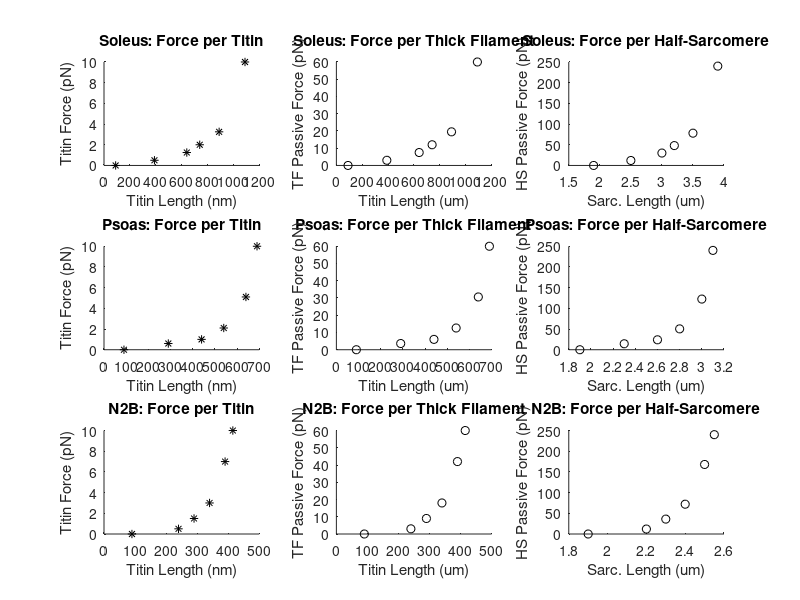

Write the MATLAB code that produced this figure. (Note: this script raises an error after producing the figure.)
%% Examples of Fitting Titin Data

close
clear all
clc

soleus.SL=[1.9, 2.5, 3, 3.2, 3.5, 3.9]; %% in um
soleus.HS_Force=[0, 12, 30, 48, 78, 240]; %% in pN
soleus.Titin_Length=[90, 390, 640, 740, 890, 1090]; %% in nm
soleus.Titin_Force=[0, 0.5, 1.25, 2, 3.25, 10]; %% in pN
soleus.TF_Force=[0, 3, 7.5, 12, 19.5, 60]; %% in pN

psoas.SL=[1.9, 2.3, 2.6, 2.8, 3.0, 3.1]; %% in um
psoas.HS_Force=[0, 14.4, 24, 50.4, 122.4, 240]; %% in pN
psoas.Titin_Length=[90, 290, 440, 540, 640, 690]; %% in nm
psoas.Titin_Force=[0, 0.6, 1.0, 2.1, 5.1, 10]; %% in pN
psoas.TF_Force=[0, 3.6, 6, 12.6, 30.6, 60]; %% in pN

N2B.SL=[1.9, 2.2, 2.3, 2.4, 2.5, 2.55]; %% in um
N2B.HS_Force=[0, 12, 36, 72, 168, 240]; %% in pN
N2B.Titin_Length=[90, 240, 290, 340, 390, 415]; %% in nm
N2B.Titin_Force=[0, 0.5, 1.5, 3, 7, 10]; %% in pN
N2B.TF_Force=[0, 3, 9, 18, 42, 60]; %% in pN

Rest_Length_SL = 1.9;
Rest_Lenth_Titin = 90;

%% Plot our curves
clf(figure(1))
%%Soleus
subplot(3,3,3)
plot(soleus.SL, soleus.HS_Force, 'ko')
ylabel('HS Passive Force (pN)'), hold on
xlabel('Sarc. Length (um)')
set(gca, 'box', 'off')
title('Soleus: Force per Half-Sarcomere')

subplot(3,3,2)
plot(soleus.Titin_Length, soleus.TF_Force, 'ko')
ylabel('TF Passive Force (pN)'), hold on
xlabel('Titin Length (um)')
set(gca, 'box', 'off')
title('Soleus: Force per Thick Filament')

subplot(3,3,1)
plot(soleus.Titin_Length, soleus.Titin_Force, 'k*'), hold on
ylabel('Titin Force (pN)')
xlabel('Titin Length (nm)')
set(gca, 'box', 'off')
title('Soleus: Force per Titin')

%%Psoas
subplot(3,3,6)
plot(psoas.SL, psoas.HS_Force, 'ko')
ylabel('HS Passive Force (pN)'), hold on
xlabel('Sarc. Length (um)')
set(gca, 'box', 'off')
title('Psoas: Force per Half-Sarcomere')

subplot(3,3,5)
plot(psoas.Titin_Length, psoas.TF_Force, 'ko')
ylabel('TF Passive Force (pN)'), hold on
xlabel('Titin Length (um)')
set(gca, 'box', 'off')
title('Psoas: Force per Thick Filament')

subplot(3,3,4)
plot(psoas.Titin_Length, psoas.Titin_Force, 'k*'), hold on
ylabel('Titin Force (pN)')
xlabel('Titin Length (nm)')
set(gca, 'box', 'off')
title('Psoas: Force per Titin')

%%N2B
subplot(3,3,9)
plot(N2B.SL, N2B.HS_Force, 'ko')
ylabel('HS Passive Force (pN)'), hold on
xlabel('Sarc. Length (um)')
set(gca, 'box', 'off')
title('N2B: Force per Half-Sarcomere')

subplot(3,3,8)
plot(N2B.Titin_Length, N2B.TF_Force, 'ko')
ylabel('TF Passive Force (pN)'), hold on
xlabel('Titin Length (um)')
set(gca, 'box', 'off')
title('N2B: Force per Thick Filament')

subplot(3,3,7)
plot(N2B.Titin_Length, N2B.Titin_Force, 'k*'), hold on
ylabel('Titin Force (pN)')
xlabel('Titin Length (nm)')
set(gca, 'box', 'off')
title('N2B: Force per Titin')

%% Soleus
SL = soleus.SL;
HS_Force = soleus.HS_Force;
Titin_Length = soleus.Titin_Length;
Titin_Force = soleus.Titin_Force;
TF_Force = soleus.TF_Force;

%% Now fit paramters with equation
%% Force = Sigma*exp((x-Loffset)/HalfLength)
x_Guess=[0.0673; ... % Sigma
    90; ... % Loffset
    200.2493]; % HalfLength

%% Now use this to fit the Titin as a 3 free parameter fit
%% using lsqcurvefit.  First define the inline function
Fun3=inline('x(1,1)*exp((xdata-x(2,1))/x(3,1))', 'x', 'xdata');
%% Next Call the curfit on the usage data for 
%x_Fit3 = lsqcurvefit(@myfun3, x_Guess, xdata, ydata)
x_Fit3 = lsqcurvefit(Fun3, x_Guess, Titin_Length, Titin_Force)


%% Now use this to fit the Titin as a 2 free parameter fit
%% using lsqcurvefit.  This would be using the 2 parameter fit, saying that
%% we are going to fix tithe L_offset=90.  This could be passed in, using
%% additional function inputs--or it can be fixed at = 90 as I've writtin it
%% here.  Note there are now only 2 parameters to optimize for X.
Fun2=inline('x(1,1)*exp((xdata-90)/x(2,1))', 'x', 'xdata');
%% Next Call the curfit on the usage data for 
x_Fit2 = lsqcurvefit(Fun2, [x_Guess(1,1); x_Guess(3,1)], Titin_Length, Titin_Force)

%% Now calculate our Titin values
x_Titin=[0:10:1200]; %% Just to get a better resolution
Titin_F_Guess=x_Guess(1,1)*exp((x_Titin-x_Guess(2,1))/x_Guess(3,1));
Titin_F3_Param=x_Fit3(1,1)*exp((x_Titin-x_Fit3(2,1))/x_Fit3(3,1));
Titin_F2_Param=x_Fit2(1,1)*exp((x_Titin-90)/x_Fit2(2,1));

subplot(3,3,1)
plot(x_Titin, Titin_F_Guess, 'b-')
plot(x_Titin, Titin_F3_Param, 'g-')
plot(x_Titin, Titin_F2_Param, 'k-')
%legend('Data', 'Guess', ['3-param fit=' num2str(x_Fit3(1,1) 'exp[(x-' num2str(x_Fit3(2,1) ')/' num2str(x_Fit3(3,1) ']'], '2-param fit', 'location', 'Northwest')
legend('Data', 'Guess', '3-param fit', '2-param fit', 'location', 'Northwest')


%% Now fit paramters with equation
%% Force = Sigma*exp((x-Loffset)/HalfLength)
x_Guess_TF=[0.4037; ... % Sigma
    90; ... % Loffset
    200.2493]; % HalfLength
% 
% %% Now use this to fit the Titin as a 3 free parameter fit
% %% using lsqcurvefit.  First define the inline function
x_Fit3_TF = lsqcurvefit(Fun3, x_Guess_TF, Titin_Length, TF_Force)
%% here.  Note there are now only 2 parameters to optimize for X.
Fun2=inline('x(1,1)*exp((xdata-90)/x(2,1))', 'x', 'xdata');
%% Next Call the curfit on the usage data for 
x_Fit2_TF = lsqcurvefit(Fun2, [x_Guess_TF(1,1); x_Guess_TF(3,1)], Titin_Length, TF_Force)

%% Now calculate our Titin values
x_Titin=[0:10:1200]; %% Just to get a better resolution
TF_F_Guess=x_Guess_TF(1,1)*exp((x_Titin-x_Guess_TF(2,1))/x_Guess_TF(3,1));
TF_Fit3=x_Fit3_TF(1,1)*exp((x_Titin-x_Fit3_TF(2,1))/x_Fit3_TF(3,1));
TF_Fit2=x_Fit2_TF(1,1)*exp((x_Titin-90)/x_Fit2_TF(2,1));

subplot(3,3,2)
plot(x_Titin, TF_F_Guess, 'b-')
plot(x_Titin, TF_Fit3, 'g-')
plot(x_Titin, TF_Fit2, 'k-')


%% Now fit paramters with equation
%% Force = Sigma*exp((x-Loffset)/HalfLength)
x_Guess_HS=[1.6149; ... % Sigma
    1.9; ... % Loffset
    0.4005]; % HalfLength
% 
% %% Now use this to fit the Titin as a 3 free parameter fit
% %% using lsqcurvefit.  First define the inline function
x_Fit3_HS = lsqcurvefit(Fun3, x_Guess_HS, SL, HS_Force)
%% here.  Note there are now only 2 parameters to optimize for X.
Fun2=inline('x(1,1)*exp((xdata-1.9)/x(2,1))', 'x', 'xdata');
%% Next Call the curfit on the usage data for 
x_Fit2_HS = lsqcurvefit(Fun2, [x_Guess_HS(1,1); x_Guess_HS(3,1)], SL, HS_Force)

%% Now calculate our Titin values
x_SL=[1.5:0.1:4]; %% Just to get a better resolution
HS_F_Guess=x_Guess_HS(1,1)*exp((x_SL-x_Guess_HS(2,1))/x_Guess_HS(3,1));
HS_Fit3=x_Fit3_HS(1,1)*exp((x_SL-x_Fit3_HS(2,1))/x_Fit3_HS(3,1));
HS_Fit2=x_Fit2_HS(1,1)*exp((x_SL-1.9)/x_Fit2_HS(2,1));

subplot(3,3,3)
plot(x_SL, HS_F_Guess, 'b-')
plot(x_SL, HS_Fit3, 'g-')
plot(x_SL, HS_Fit2, 'k-')

%% Psoas
SL = psoas.SL;
HS_Force = psoas.HS_Force;
Titin_Length = psoas.Titin_Length;
Titin_Force = psoas.Titin_Force;
TF_Force = psoas.TF_Force;

%% Now fit paramters with equation
%% Force = Sigma*exp((x-Loffset)/HalfLength)
x_Guess=[0.0129; ... % Sigma
    90; ... % Loffset
    90.5240]; % HalfLength

%% Now use this to fit the Titin as a 3 free parameter fit
%% using lsqcurvefit.  First define the inline function
Fun3=inline('x(1,1)*exp((xdata-x(2,1))/x(3,1))', 'x', 'xdata');
%% Next Call the curfit on the usage data for 
%x_Fit3 = lsqcurvefit(@myfun3, x_Guess, xdata, ydata)
x_Fit3 = lsqcurvefit(Fun3, x_Guess, Titin_Length, Titin_Force)


%% Now use this to fit the Titin as a 2 free parameter fit
%% using lsqcurvefit.  This would be using the 2 parameter fit, saying that
%% we are going to fix tithe L_offset=90.  This could be passed in, using
%% additional function inputs--or it can be fixed at = 90 as I've writtin it
%% here.  Note there are now only 2 parameters to optimize for X.
Fun2=inline('x(1,1)*exp((xdata-90)/x(2,1))', 'x', 'xdata');
%% Next Call the curfit on the usage data for 
x_Fit2 = lsqcurvefit(Fun2, [x_Guess(1,1); x_Guess(3,1)], Titin_Length, Titin_Force)

%% Now calculate our Titin values
x_Titin=[0:10:800]; %% Just to get a better resolution
Titin_F_Guess=x_Guess(1,1)*exp((x_Titin-x_Guess(2,1))/x_Guess(3,1));
Titin_F3_Param=x_Fit3(1,1)*exp((x_Titin-x_Fit3(2,1))/x_Fit3(3,1));
Titin_F2_Param=x_Fit2(1,1)*exp((x_Titin-90)/x_Fit2(2,1));

subplot(3,3,4)
plot(x_Titin, Titin_F_Guess, 'b-')
plot(x_Titin, Titin_F3_Param, 'g-')
plot(x_Titin, Titin_F2_Param, 'k-')
%legend('Data', 'Guess', ['3-param fit=' num2str(x_Fit3(1,1) 'exp[(x-' num2str(x_Fit3(2,1) ')/' num2str(x_Fit3(3,1) ']'], '2-param fit', 'location', 'Northwest')
legend('Data', 'Guess', '3-param fit', '2-param fit', 'location', 'Northwest')

%% Now fit paramters with equation
%% Force = Sigma*exp((x-Loffset)/HalfLength)
x_Guess_TF=[0.0776; ... % Sigma
    90; ... % Loffset
    90.5243]; % HalfLength
% 
% %% Now use this to fit the Titin as a 3 free parameter fit
% %% using lsqcurvefit.  First define the inline function
x_Fit3_TF = lsqcurvefit(Fun3, x_Guess_TF, Titin_Length, TF_Force)
%% here.  Note there are now only 2 parameters to optimize for X.
Fun2=inline('x(1,1)*exp((xdata-90)/x(2,1))', 'x', 'xdata');
%% Next Call the curfit on the usage data for 
x_Fit2_TF = lsqcurvefit(Fun2, [x_Guess_TF(1,1); x_Guess_TF(3,1)], Titin_Length, TF_Force)

%% Now calculate our Titin values
x_Titin=[0:10:800]; %% Just to get a better resolution
TF_F_Guess=x_Guess_TF(1,1)*exp((x_Titin-x_Guess_TF(2,1))/x_Guess_TF(3,1));
TF_Fit3=x_Fit3_TF(1,1)*exp((x_Titin-x_Fit3_TF(2,1))/x_Fit3_TF(3,1));
TF_Fit2=x_Fit2_TF(1,1)*exp((x_Titin-90)/x_Fit2_TF(2,1));

subplot(3,3,5)
plot(x_Titin, TF_F_Guess, 'b-')
plot(x_Titin, TF_Fit3, 'g-')
plot(x_Titin, TF_Fit2, 'k-')


%% Now fit paramters with equation
%% Force = Sigma*exp((x-Loffset)/HalfLength)
x_Guess_HS=[0.3102; ... % Sigma
    1.9; ... % Loffset
    0.1810]; % HalfLength
% 
% %% Now use this to fit the Titin as a 3 free parameter fit
% %% using lsqcurvefit.  First define the inline function
x_Fit3_HS = lsqcurvefit(Fun3, x_Guess_HS, SL, HS_Force)
%% here.  Note there are now only 2 parameters to optimize for X.
Fun2=inline('x(1,1)*exp((xdata-1.9)/x(2,1))', 'x', 'xdata');
%% Next Call the curfit on the usage data for 
x_Fit2_HS = lsqcurvefit(Fun2, [x_Guess_HS(1,1); x_Guess_HS(3,1)], SL, HS_Force)

%% Now calculate our Titin values
x_SL=[1.5:0.1:3.3]; %% Just to get a better resolution
HS_F_Guess=x_Guess_HS(1,1)*exp((x_SL-x_Guess_HS(2,1))/x_Guess_HS(3,1));
HS_Fit3=x_Fit3_HS(1,1)*exp((x_SL-x_Fit3_HS(2,1))/x_Fit3_HS(3,1));
HS_Fit2=x_Fit2_HS(1,1)*exp((x_SL-1.9)/x_Fit2_HS(2,1));

subplot(3,3,6)
plot(x_SL, HS_F_Guess, 'b-')
plot(x_SL, HS_Fit3, 'g-')
plot(x_SL, HS_Fit2, 'k-')



%% N2B
SL = N2B.SL;
HS_Force = N2B.HS_Force;
Titin_Length = N2B.Titin_Length;
Titin_Force = N2B.Titin_Force;
TF_Force = N2B.TF_Force;

%% Now fit paramters with equation
%% Force = Sigma*exp((x-Loffset)/HalfLength)
x_Guess=[0.0619; ... % Sigma
    90; ... % Loffset
    63.8005]; % HalfLength

%% Now use this to fit the Titin as a 3 free parameter fit
%% using lsqcurvefit.  First define the inline function
Fun3=inline('x(1,1)*exp((xdata-x(2,1))/x(3,1))', 'x', 'xdata');
%% Next Call the curfit on the usage data for 
%x_Fit3 = lsqcurvefit(@myfun3, x_Guess, xdata, ydata)
x_Fit3 = lsqcurvefit(Fun3, x_Guess, Titin_Length, Titin_Force)


%% Now use this to fit the Titin as a 2 free parameter fit
%% using lsqcurvefit.  This would be using the 2 parameter fit, saying that
%% we are going to fix tithe L_offset=90.  This could be passed in, using
%% additional function inputs--or it can be fixed at = 90 as I've writtin it
%% here.  Note there are now only 2 parameters to optimize for X.
Fun2=inline('x(1,1)*exp((xdata-90)/x(2,1))', 'x', 'xdata');
%% Next Call the curfit on the usage data for 
x_Fit2 = lsqcurvefit(Fun2, [x_Guess(1,1); x_Guess(3,1)], Titin_Length, Titin_Force)

%% Now calculate our Titin values
x_Titin=[0:10:500]; %% Just to get a better resolution
Titin_F_Guess=x_Guess(1,1)*exp((x_Titin-x_Guess(2,1))/x_Guess(3,1));
Titin_F3_Param=x_Fit3(1,1)*exp((x_Titin-x_Fit3(2,1))/x_Fit3(3,1));
Titin_F2_Param=x_Fit2(1,1)*exp((x_Titin-90)/x_Fit2(2,1));

subplot(3,3,7)
plot(x_Titin, Titin_F_Guess, 'b-')
plot(x_Titin, Titin_F3_Param, 'g-')
plot(x_Titin, Titin_F2_Param, 'k-')
%legend('Data', 'Guess', ['3-param fit=' num2str(x_Fit3(1,1) 'exp[(x-' num2str(x_Fit3(2,1) ')/' num2str(x_Fit3(3,1) ']'], '2-param fit', 'location', 'Northwest')
legend('Data', 'Guess', '3-param fit', '2-param fit', 'location', 'Northwest')

%% Now fit paramters with equation
%% Force = Sigma*exp((x-Loffset)/HalfLength)
x_Guess_TF=[0.3713; ... % Sigma
    90; ... % Loffset
    63.8005]; % HalfLength
% 
% %% Now use this to fit the Titin as a 3 free parameter fit
% %% using lsqcurvefit.  First define the inline function
x_Fit3_TF = lsqcurvefit(Fun3, x_Guess_TF, Titin_Length, TF_Force)
%% here.  Note there are now only 2 parameters to optimize for X.
Fun2=inline('x(1,1)*exp((xdata-90)/x(2,1))', 'x', 'xdata');
%% Next Call the curfit on the usage data for 
x_Fit2_TF = lsqcurvefit(Fun2, [x_Guess_TF(1,1); x_Guess_TF(3,1)], Titin_Length, TF_Force)



%% Now calculate our Titin values
x_Titin=[0:10:500]; %% Just to get a better resolution
TF_F_Guess=x_Guess_TF(1,1)*exp((x_Titin-x_Guess_TF(2,1))/x_Guess_TF(3,1));
TF_Fit3=x_Fit3_TF(1,1)*exp((x_Titin-x_Fit3_TF(2,1))/x_Fit3_TF(3,1));
TF_Fit2=x_Fit2_TF(1,1)*exp((x_Titin-90)/x_Fit2_TF(2,1));

subplot(3,3,8)
plot(x_Titin, TF_F_Guess, 'b-')
plot(x_Titin, TF_Fit3, 'g-')
plot(x_Titin, TF_Fit2, 'k-')


%% Now fit paramters with equation
%% Force = Sigma*exp((x-Loffset)/HalfLength)
x_Guess_HS=[1.4851; ... % Sigma
    1.9; ... % Loffset
    0.1276]; % HalfLength
% 
% %% Now use this to fit the Titin as a 3 free parameter fit
% %% using lsqcurvefit.  First define the inline function
x_Fit3_HS = lsqcurvefit(Fun3, x_Guess_HS, SL, HS_Force)
%% here.  Note there are now only 2 parameters to optimize for X.
Fun2=inline('x(1,1)*exp((xdata-1.9)/x(2,1))', 'x', 'xdata');
%% Next Call the curfit on the usage data for 
x_Fit2_HS = lsqcurvefit(Fun2, [x_Guess_HS(1,1); x_Guess_HS(3,1)], SL, HS_Force)

%% Now calculate our Titin values
x_SL=[1.5:0.1:2.6]; %% Just to get a better resolution
HS_F_Guess=x_Guess_HS(1,1)*exp((x_SL-x_Guess_HS(2,1))/x_Guess_HS(3,1));
HS_Fit3=x_Fit3_HS(1,1)*exp((x_SL-x_Fit3_HS(2,1))/x_Fit3_HS(3,1));
HS_Fit2=x_Fit2_HS(1,1)*exp((x_SL-1.9)/x_Fit2_HS(2,1));

subplot(3,3,9)
plot(x_SL, HS_F_Guess, 'b-')
plot(x_SL, HS_Fit3, 'g-')
plot(x_SL, HS_Fit2, 'k-')